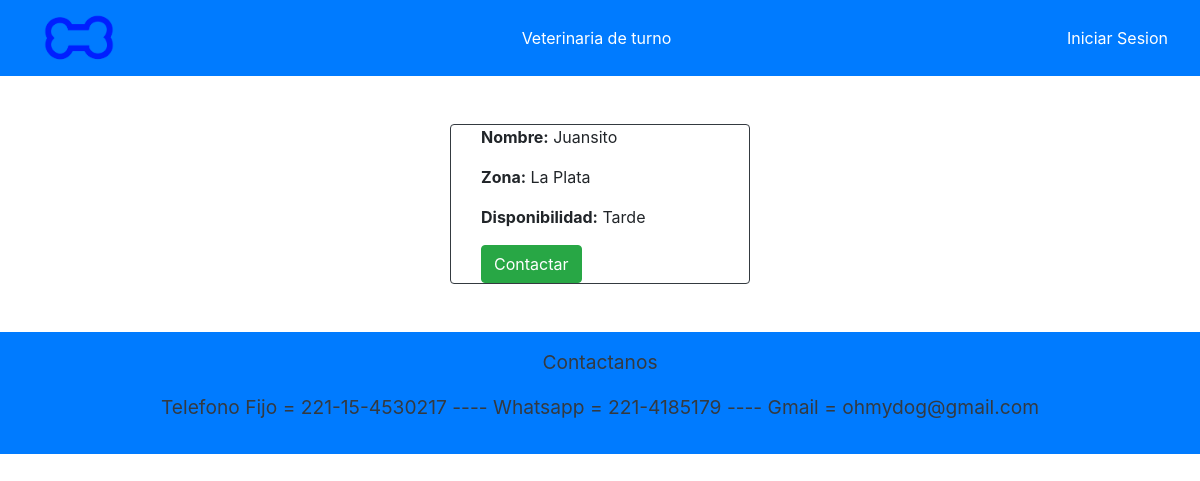
The app's page /cuidadores, older data.
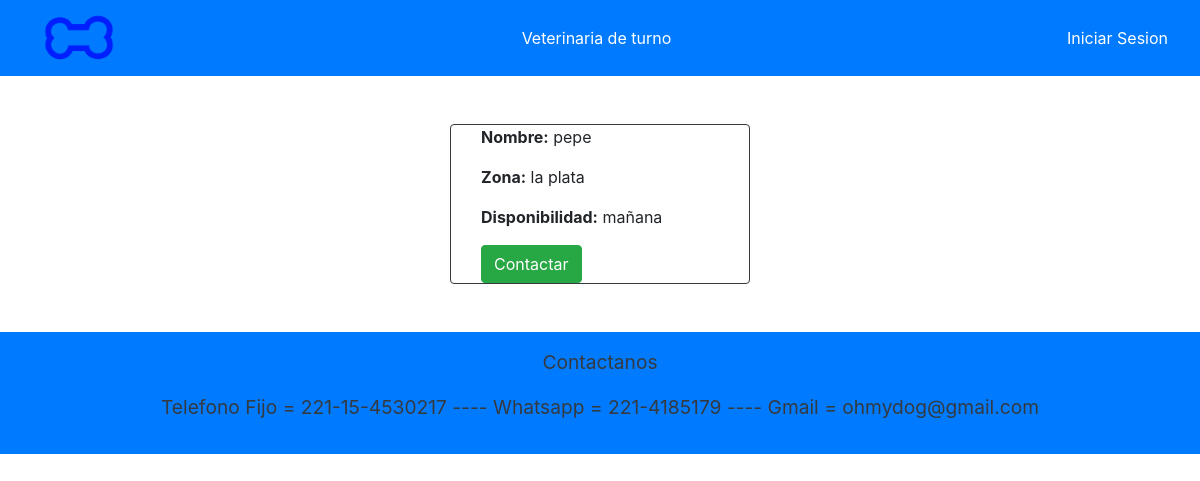
The same page, newer data.
### APP/models.py (models this page shows, shortened)
class Cuidador(models.Model):
    nombre = models.CharField(max_length=50)
    telefono = models.IntegerField()
    zona = models.CharField(max_length=20)
    disponibilidad = models.CharField(max_length=30)
    dni = models.CharField(max_length=8)

### APP/views.py (the view)
# urls.py: path('cuidadores',views.listarCuidadores,name='cuidadores'),
def listarCuidadores(request):
    cuid = Cuidador.objects.all()
    context = {'context': cuid,
               'usuario': usuario}
    return render(request, 'paginas/listaCuidadores.html', context)

### APP/templates/paginas/listaCuidadores.html (shortened to what this page needs)
{% extends 'paginas/base.html' %}
{% load static %}
{% block contenido %}
<div class="d-flex justify-content-center flex-column align-items-center">
    {% if context|length == 0 %}
        <p>No hay Cuidadores Publicados</p>
    {% else %}
    {% for c in context %}
          <div class="container w-25 justify-content-center align-items-center border border-5 border-dark rounded">
            <div class="col justify-content-center align-items-center">
              <p><strong>Nombre:</strong> {{ c.nombre }}</p>
                <p><strong>Zona:</strong> {{ c.zona }}</p>
                <p><strong>Disponibilidad:</strong> {{ c.disponibilidad }}</p>
                {% if usuario.esCliente %}
                    <a href="./contactarC/{{c.nombre}}/{{c.telefono}}" class="btn btn-success">Contactar</a>
                {% else %}
                    {% if usuario.esVeterinario %}
                        <button onclick="confirmar()" class="btn btn-danger">Borrar</button>
                        <script>
                          function confirmar(){
                            let conf = window.confirm('Seguro que quieres borrar este elemento??')
                            if(conf)
                              window.location.href = "./borrarC/{{c.telefono}}"
                          }
                        </script>
                    {% else %}
                        <a href="./contactarCVisit/{{c.nombre}}/{{c.telefono}}" class="btn btn-success">Contactar</a>
                    {% endif %}
                {% endif %}
            </div>
          </div>
         {% endfor %}
    {% endif %}
</div>
{% endblock %}

### APP/templates/paginas/base.html (shortened to what this page needs)
{% load static %}
<!DOCTYPE html>
<html lang="en">
<head>
    <link rel="stylesheet" href="https://maxcdn.bootstrapcdn.com/bootstrap/4.0.0/css/bootstrap.min.css">
</head>
<body>
    <nav class="navbar bg-primary">
        <div>
            <a href="./" class="navbar-brand container d-flex align-items-center justify-content-center">
                <img class="logo" src="static/imagenes/Logo2.png" height="50" width="80" class="d-inline-block align-top" alt="LOGO">
            </a>
        </div>
            <a href="./calendar" class="nav-item nav-link active text-white">Veterinaria de turno</a>
            {% if usuario.esCliente or usuario.esVeterinario %}
                <a href="./publicar" class="nav-item nav-link active text-white">Publicar</a>
                <a href="./publicaciones" class="nav-item nav-link active text-white">Mis Publicaciones</a>
                <a href="./LogOut" class="nav-item nav-link active text-white"><strong>{{ usuario.nombre }}</strong><br>Cerrar Sesion</a>
            {% else %}
                <a href="./LogIn" class="nav-item nav-link active text-white">Iniciar Sesion</a>
            {% endif %}
    </nav>
    <br>
    <br>
    {% block contenido %} {% endblock %}
    <br><br>
    <footer>
        <div class="container-fluid bg-primary text-center p-3" style="font-size: larger; color: rgb(23, 96, 179); text-align: center;">
            <p class="medium text-info text-dark">
                Contactanos
            </p>
            <p class="medium text-info text-dark">
                Telefono Fijo = 221-15-4530217 ----
                Whatsapp = 221-4185179 ----
                Gmail = ohmydog@gmail.com
            </p>
        </div>
    </footer>
</body>
</html>

### APP/templates/paginas/base.html (style rules this page uses)
.logo { mix-blend-mode: color-burn; }

Row changes from the older to the newer data that the page shows:
removed Cuidador: nombre "Juansito", zona "La Plata", disponibilidad "Tarde"
added Cuidador: nombre "pepe", zona "la plata", disponibilidad "mañana"
